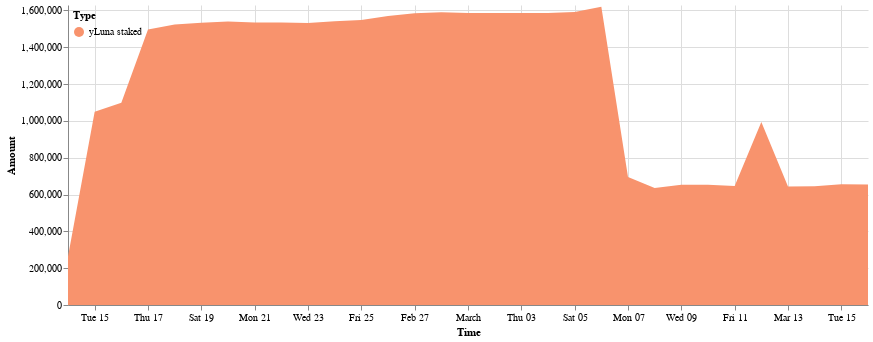

Source (notebook cell):
### Code cell
domain = ['yLuna staked']
range_ = ['#f8936d']
cp.get_yluna_time_area_chart(daily_delta_stk, 
               alt.Scale(domain=domain, range=range_),
               min_date = daily_delta_stk.Time.min(),
               max_date = daily_delta_stk.Time.max(),
               top_padding = 10000
        ).properties(width=800).configure_view(strokeOpacity=0)

### Figure 1 — Vega-Lite specification as saved in the notebook (floating-point values rounded to 4 significant figures)
{"config": {"view": {"continuousWidth": 400, "continuousHeight": 300, "strokeOpacity": 0}}, "data": {"name": "data-8f1d9de282676eafb0c56542254a85cf"}, "mark": "area", "encoding": {"color": {"field": "Type", "legend": {"direction": "vertical", "legendY": 0, "orient": "none", "padding": 5}, "scale": {"domain": ["yLuna staked"], "range": ["#f8936d"]}, "type": "nominal"}, "tooltip": [{"field": "Time", "format": "%Y-%m-%d", "type": "temporal"}, {"field": "Type", "type": "nominal"}, {"field": "Amount (millions)", "type": "nominal"}], "x": {"field": "Time", "scale": {"domain": ["2022-02-14", "2022-03-16"]}, "type": "temporal"}, "y": {"field": "Amount", "scale": {"domain": [0, 1630000.0]}, "type": "quantitative"}}, "width": 800, "$schema": "https://vega.github.io/schema/vega-lite/v4.17.0.json", "datasets": {"data-8f1d9de282676eafb0c56542254a85cf": [{"Time": "2022-02-14", "Amount signed": 264000.0, "Amount": 264000.0, "Type": "yLuna staked", "Amount (millions)": "0.26M"}, {"Time": "2022-02-15", "Amount signed": 785400.0, "Amount": 1049000.0, "Type": "yLuna staked", "Amount (millions)": "1.05M"}, {"Time": "2022-02-16", "Amount signed": 48820.0, "Amount": 1098000.0, "Type": "yLuna staked", "Amount (millions)": "1.1M"}, {"Time": "2022-02-17", "Amount signed": 398600.0, "Amount": 1497000.0, "Type": "yLuna staked", "Amount (millions)": "1.5M"}, {"Time": "2022-02-18", "Amount signed": 26480.0, "Amount": 1523000.0, "Type": "yLuna staked", "Amount (millions)": "1.52M"}, {"Time": "2022-02-19", "Amount signed": 9947.0, "Amount": 1533000.0, "Type": "yLuna staked", "Amount (millions)": "1.53M"}, {"Time": "2022-02-20", "Amount signed": 6690.0, "Amount": 1540000.0, "Type": "yLuna staked", "Amount (millions)": "1.54M"}, {"Time": "2022-02-21", "Amount signed": -5372.0, "Amount": 1534000.0, "Type": "yLuna staked", "Amount (millions)": "1.53M"}, {"Time": "2022-02-22", "Amount signed": -340.6, "Amount": 1534000.0, "Type": "yLuna staked", "Amount (millions)": "1.53M"}, {"Time": "2022-02-23", "Amount signed": -1892.0, "Amount": 1532000.0, "Type": "yLuna staked", "Amount (millions)": "1.53M"}, {"Time": "2022-02-24", "Amount signed": 9216.0, "Amount": 1541000.0, "Type": "yLuna staked", "Amount (millions)": "1.54M"}, {"Time": "2022-02-25", "Amount signed": 6565.0, "Amount": 1548000.0, "Type": "yLuna staked", "Amount (millions)": "1.55M"}, {"Time": "2022-02-26", "Amount signed": 21590.0, "Amount": 1570000.0, "Type": "yLuna staked", "Amount (millions)": "1.57M"}, {"Time": "2022-02-27", "Amount signed": 15350.0, "Amount": 1585000.0, "Type": "yLuna staked", "Amount (millions)": "1.58M"}, {"Time": "2022-02-28", "Amount signed": 5056.0, "Amount": 1590000.0, "Type": "yLuna staked", "Amount (millions)": "1.59M"}, {"Time": "2022-03-01", "Amount signed": -3479.0, "Amount": 1587000.0, "Type": "yLuna staked", "Amount (millions)": "1.59M"}, {"Time": "2022-03-02", "Amount signed": -801.9, "Amount": 1586000.0, "Type": "yLuna staked", "Amount (millions)": "1.59M"}, {"Time": "2022-03-03", "Amount signed": -37.23, "Amount": 1586000.0, "Type": "yLuna staked", "Amount (millions)": "1.59M"}, {"Time": "2022-03-04", "Amount signed": 980.6, "Amount": 1587000.0, "Type": "yLuna staked", "Amount (millions)": "1.59M"}, {"Time": "2022-03-05", "Amount signed": 5166.0, "Amount": 1592000.0, "Type": "yLuna staked", "Amount (millions)": "1.59M"}, {"Time": "2022-03-06", "Amount signed": 27690.0, "Amount": 1620000.0, "Type": "yLuna staked", "Amount (millions)": "1.62M"}, {"Time": "2022-03-07", "Amount signed": -924800.0, "Amount": 694700.0, "Type": "yLuna staked", "Amount (millions)": "0.69M"}, {"Time": "2022-03-08", "Amount signed": -58730.0, "Amount": 636000.0, "Type": "yLuna staked", "Amount (millions)": "0.64M"}, {"Time": "2022-03-09", "Amount signed": 17560.0, "Amount": 653500.0, "Type": "yLuna staked", "Amount (millions)": "0.65M"}, {"Time": "2022-03-10", "Amount signed": -361.7, "Amount": 653200.0, "Type": "yLuna staked", "Amount (millions)": "0.65M"}, {"Time": "2022-03-11", "Amount signed": -7392.0, "Amount": 645800.0, "Type": "yLuna staked", "Amount (millions)": "0.65M"}, {"Time": "2022-03-12", "Amount signed": 348800.0, "Amount": 994600.0, "Type": "yLuna staked", "Amount (millions)": "0.99M"}, {"Time": "2022-03-13", "Amount signed": -350900.0, "Amount": 643700.0, "Type": "yLuna staked", "Amount (millions)": "0.64M"}, {"Time": "2022-03-14", "Amount signed": 1062.0, "Amount": 644700.0, "Type": "yLuna staked", "Amount (millions)": "0.64M"}, {"Time": "2022-03-15", "Amount signed": 10680.0, "Amount": 655400.0, "Type": "yLuna staked", "Amount (millions)": "0.66M"}, {"Time": "2022-03-16", "Amount signed": -223.8, "Amount": 655200.0, "Type": "yLuna staked", "Amount (millions)": "0.66M"}]}}
